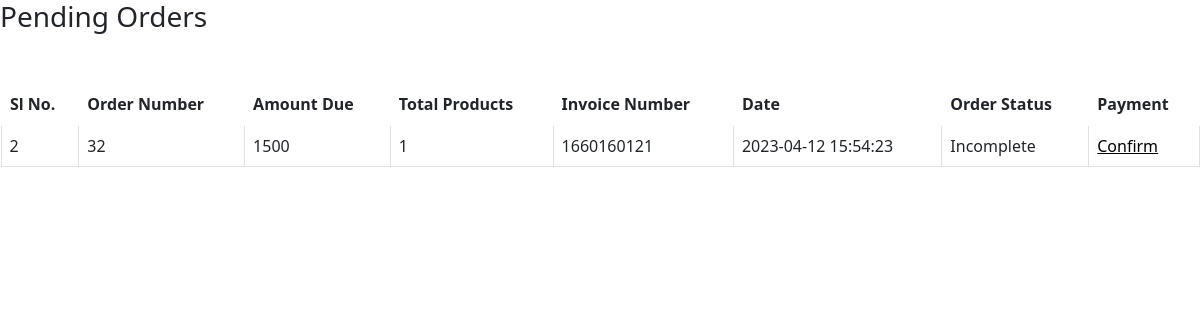
Before: /Green-closet/Log-in/pending_orders.php (signed in) with the older database file.
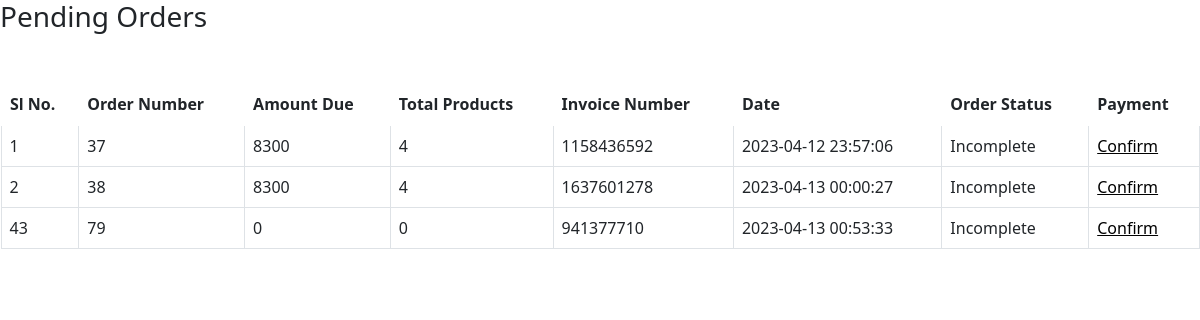
After: the same page with the newer database file.
### tables this page shows
CREATE TABLE `orders` (
  `order_id` int(11) NOT NULL,
  `user id` int(11) NOT NULL,
  `amount_due` int(255) NOT NULL,
  `invoice_number` int(255) NOT NULL,
  `total_products` int(255) NOT NULL,
  `order_date` timestamp NOT NULL DEFAULT current_timestamp() ON UPDATE current_timestamp(),
  `order_status` varchar(255) NOT NULL
);

### Green-closet/Log-in/pending_orders.php (the view, shortened to what this page needs)
<!DOCTYPE html>
<html lang="en">
<head>
    <link href="https://cdn.jsdelivr.net/npm/bootstrap@5.3.0-alpha2/dist/css/bootstrap.min.css" rel="stylesheet">
    <link rel="stylesheet" href="https://cdnjs.cloudflare.com/ajax/libs/font-awesome/6.3.0/css/all.min.css" />
</head>
<body>
    <?php
    $name = $_SESSION['name'];
    $get_user = "Select * from `customer` where `name` = '$name'";
    $result = mysqli_query($con, $get_user);
    $row_fetch = mysqli_fetch_assoc($result);
    $user_id = $row_fetch['user id'];
?>
    <h3 class="text-dark">Pending Orders</h3>
    <table class = "table table-bordered mt-5">
        <thead style="background-color: #d1f2eb; border:2px; border-style:solid; border-color: #FFFFFF;">
        <tr>
            <th>Sl No.</th>
            <th>Order Number</th>
            <th>Amount Due</th>
            <th>Total Products</th>
            <th>Invoice Number</th>
            <th>Date</th>
            <th>Order Status</th>
            <th>Payment</th>
        </tr>
        </thead>
        <tbody class="bg-light text-dark">
        <?php
    $get_order_details = "SELECT * FROM `orders` WHERE `user id`=$user_id";
    $result_orders = mysqli_query($con, $get_order_details);
    $number = 1;
    while($row_data = mysqli_fetch_assoc($result_orders)){
        $order_id = $row_data['order_id'];
        $amount_due = $row_data['amount_due'];
        $total_products = $row_data['total_products'];
        $invoice_number = $row_data['invoice_number'];
        $order_date = $row_data['order_date'];
        $order_status = $row_data['order_status'];
        if($order_status == 'pending'){
            $order_status = 'Incomplete';
            echo "<tr>
                <td>$number</td>
                <td>$order_id</td>
                <td>$amount_due</td>
                <td>$total_products</td>
                <td>$invoice_number</td>
                <td>$order_date</td>
                <td>$order_status</td>";
                echo "<td><a href = 'confirm_payment.php?order_id=$order_id' style='color: black;'>Confirm</a></td></tr>";
                }
        $number++;
    }
?>
        </tbody>
    </table>
</body>
</html>

Changed rows visible on the page:
removed orders: order_id "32", amount_due "1500", total_products "1", invoice_number "1660160121", order_date "2023-04-12 15:54:23", order_status "Incomplete"
added orders: order_id "37", amount_due "8300", total_products "4", invoice_number "1158436592", order_date "2023-04-12 23:57:06", order_status "Incomplete"
added orders: order_id "38", amount_due "8300", total_products "4", invoice_number "1637601278", order_date "2023-04-13 00:00:27", order_status "Incomplete"
added orders: order_id "79", amount_due "0", total_products "0", invoice_number "941377710", order_date "2023-04-13 00:53:33", order_status "Incomplete"
